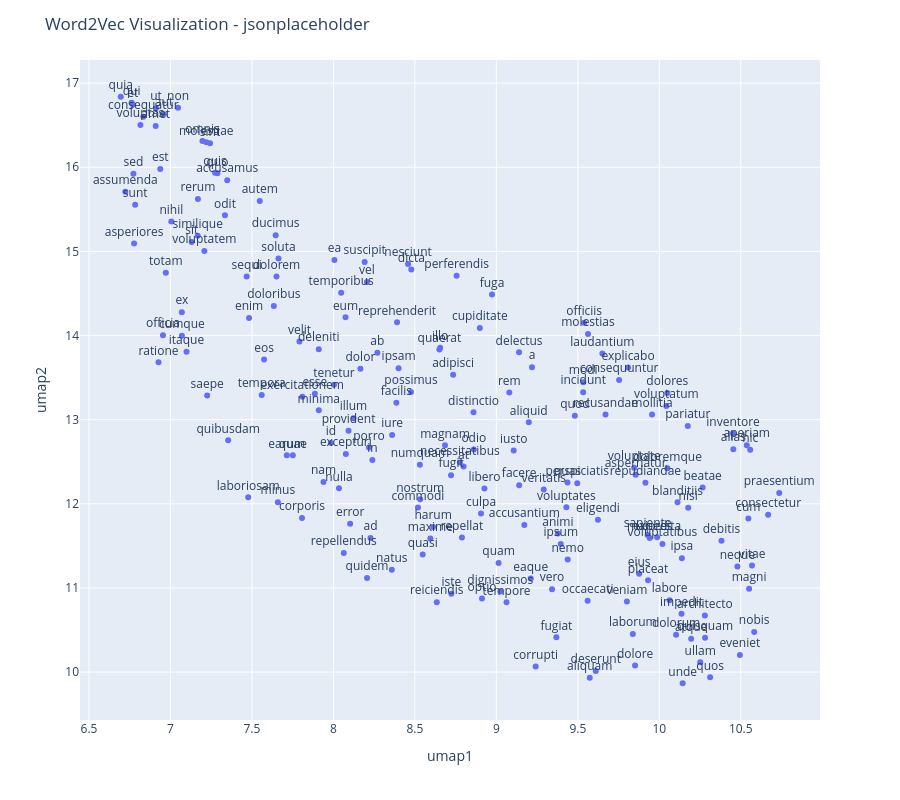

The cell this chart's notebook holds for it:
### Code cell
X = UMAP().fit_transform(w2v_api.vectors)

df2_api = pd.DataFrame(X, columns=['umap1', 'umap2'])
df2_api['word'] = w2v_api.index_to_key

fig = px.scatter(df2_api, x='umap1', y='umap2', text='word')
fig.update_traces(textposition='top center')
fig.update_layout(height=800, title_text='Word2Vec Visualization - jsonplaceholder')
fig.show()

### Figure 1 — Plotly figure (JSON) as saved in the notebook; plotly's stock layout.template omitted (floating-point values rounded to 4 significant figures; data arrays with more than 128 entries replaced by an {"elided": "..."} marker saying what was removed)
{"data": [{"hovertemplate": "umap1=%{x}<br>umap2=%{y}<br>word=%{text}<extra></extra>", "legendgroup": "", "marker": {"color": "#636efa", "symbol": "circle"}, "mode": "markers+text", "name": "", "orientation": "v", "showlegend": false, "text": {"elided": "182 str values"}, "textposition": "top center", "type": "scatter", "x": {"elided": "182 float values"}, "xaxis": "x", "y": {"elided": "182 float values"}, "yaxis": "y"}], "layout": {"height": 800, "legend": {"tracegroupgap": 0}, "margin": {"t": 60}, "title": {"text": "Word2Vec Visualization - jsonplaceholder"}, "xaxis": {"anchor": "y", "domain": [0, 1], "title": {"text": "umap1"}}, "yaxis": {"anchor": "x", "domain": [0, 1], "title": {"text": "umap2"}}}}
